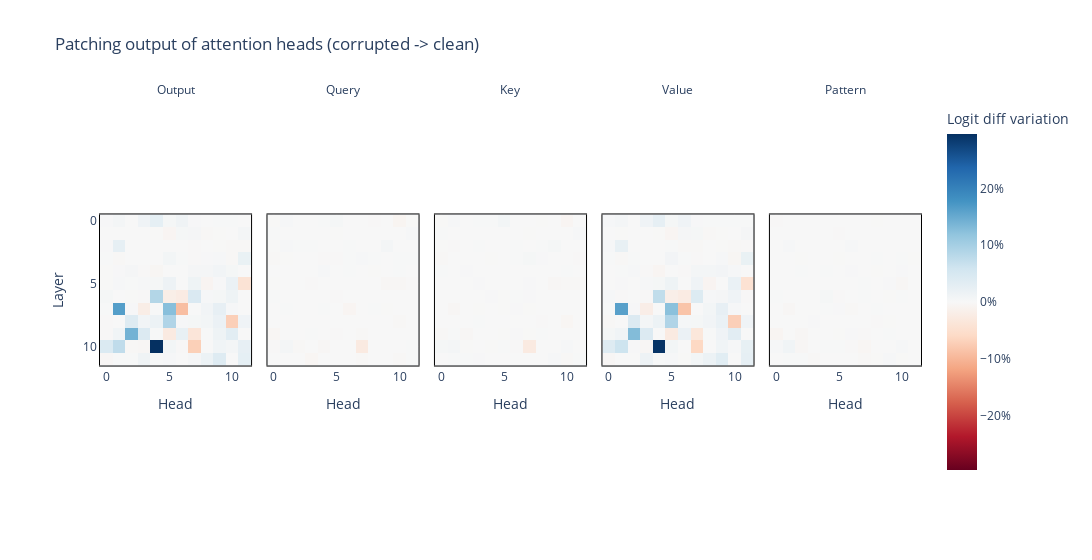

This figure's notebook cell:
### Code cell
assert results.keys() == {"z", "q", "k", "v", "pattern"}
assert all([r.shape == (12, 12) for r in results.values()])

imshow_p(
    torch.stack(tuple(results.values())) * 100,
    facet_col=0,
    facet_labels=["Output", "Query", "Key", "Value", "Pattern"],
    title="Patching output of attention heads (corrupted -> clean)",
    labels={"x": "Head", "y": "Layer", "color": "Logit diff variation"},
    coloraxis=dict(colorbar_ticksuffix = "%"),
    border=True,
    width=1500,
    margin={"r": 100, "l": 100}
)

### Figure 1 — Plotly figure (JSON) as saved in the notebook; plotly's stock layout.template omitted (floating-point values rounded to 4 significant figures; data arrays with more than 128 entries replaced by an {"elided": "..."} marker saying what was removed)
{"data": [{"coloraxis": "coloraxis", "hovertemplate": "Head: %{x}<br>Layer: %{y}<br>Logit diff variation: %{z}<extra></extra>", "name": "0", "type": "heatmap", "xaxis": "x", "yaxis": "y", "z": {"elided": "12x12 float values"}}, {"coloraxis": "coloraxis", "hovertemplate": "Head: %{x}<br>Layer: %{y}<br>Logit diff variation: %{z}<extra></extra>", "name": "1", "type": "heatmap", "xaxis": "x2", "yaxis": "y2", "z": {"elided": "12x12 float values"}}, {"coloraxis": "coloraxis", "hovertemplate": "Head: %{x}<br>Layer: %{y}<br>Logit diff variation: %{z}<extra></extra>", "name": "2", "type": "heatmap", "xaxis": "x3", "yaxis": "y3", "z": {"elided": "12x12 float values"}}, {"coloraxis": "coloraxis", "hovertemplate": "Head: %{x}<br>Layer: %{y}<br>Logit diff variation: %{z}<extra></extra>", "name": "3", "type": "heatmap", "xaxis": "x4", "yaxis": "y4", "z": {"elided": "12x12 float values"}}, {"coloraxis": "coloraxis", "hovertemplate": "Head: %{x}<br>Layer: %{y}<br>Logit diff variation: %{z}<extra></extra>", "name": "4", "type": "heatmap", "xaxis": "x5", "yaxis": "y5", "z": {"elided": "12x12 float values"}}], "layout": {"annotations": [{"font": {}, "showarrow": false, "text": "Output", "x": 0.092, "xanchor": "center", "xref": "paper", "y": 1, "yanchor": "bottom", "yref": "paper"}, {"font": {}, "showarrow": false, "text": "Query", "x": 0.296, "xanchor": "center", "xref": "paper", "y": 1, "yanchor": "bottom", "yref": "paper"}, {"font": {}, "showarrow": false, "text": "Key", "x": 0.5, "xanchor": "center", "xref": "paper", "y": 1, "yanchor": "bottom", "yref": "paper"}, {"font": {}, "showarrow": false, "text": "Value", "x": 0.704, "xanchor": "center", "xref": "paper", "y": 1, "yanchor": "bottom", "yref": "paper"}, {"font": {}, "showarrow": false, "text": "Pattern", "x": 0.908, "xanchor": "center", "xref": "paper", "y": 1, "yanchor": "bottom", "yref": "paper"}], "coloraxis": {"cmid": 0, "colorbar": {"ticksuffix": "%", "title": {"text": "Logit diff variation"}}, "colorscale": [[0, "rgb(103,0,31)"], [0.1, "rgb(178,24,43)"], [0.2, "rgb(214,96,77)"], [0.3, "rgb(244,165,130)"], [0.4, "rgb(253,219,199)"], [0.5, "rgb(247,247,247)"], [0.6, "rgb(209,229,240)"], [0.7, "rgb(146,197,222)"], [0.8, "rgb(67,147,195)"], [0.9, "rgb(33,102,172)"], [1, "rgb(5,48,97)"]]}, "margin": {"l": 100, "r": 100}, "title": {"text": "Patching output of attention heads (corrupted -> clean)"}, "width": 1500, "xaxis": {"anchor": "y", "constrain": "domain", "domain": [0, 0.184], "linecolor": "black", "linewidth": 1, "mirror": true, "scaleanchor": "y", "showline": true, "title": {"text": "Head"}}, "xaxis2": {"anchor": "y2", "domain": [0.204, 0.388], "linecolor": "black", "linewidth": 1, "matches": "x", "mirror": true, "showline": true, "title": {"text": "Head"}}, "xaxis3": {"anchor": "y3", "domain": [0.408, 0.592], "linecolor": "black", "linewidth": 1, "matches": "x", "mirror": true, "showline": true, "title": {"text": "Head"}}, "xaxis4": {"anchor": "y4", "domain": [0.612, 0.796], "linecolor": "black", "linewidth": 1, "matches": "x", "mirror": true, "showline": true, "title": {"text": "Head"}}, "xaxis5": {"anchor": "y5", "domain": [0.816, 1], "linecolor": "black", "linewidth": 1, "matches": "x", "mirror": true, "showline": true, "title": {"text": "Head"}}, "yaxis": {"anchor": "x", "autorange": "reversed", "constrain": "domain", "domain": [0, 1], "linecolor": "black", "linewidth": 1, "mirror": true, "showline": true, "title": {"text": "Layer"}}, "yaxis2": {"anchor": "x2", "domain": [0, 1], "linecolor": "black", "linewidth": 1, "matches": "y", "mirror": true, "showline": true, "showticklabels": false}, "yaxis3": {"anchor": "x3", "domain": [0, 1], "linecolor": "black", "linewidth": 1, "matches": "y", "mirror": true, "showline": true, "showticklabels": false}, "yaxis4": {"anchor": "x4", "domain": [0, 1], "linecolor": "black", "linewidth": 1, "matches": "y", "mirror": true, "showline": true, "showticklabels": false}, "yaxis5": {"anchor": "x5", "domain": [0, 1], "linecolor": "black", "linewidth": 1, "matches": "y", "mirror": true, "showline": true, "showticklabels": false}}}
